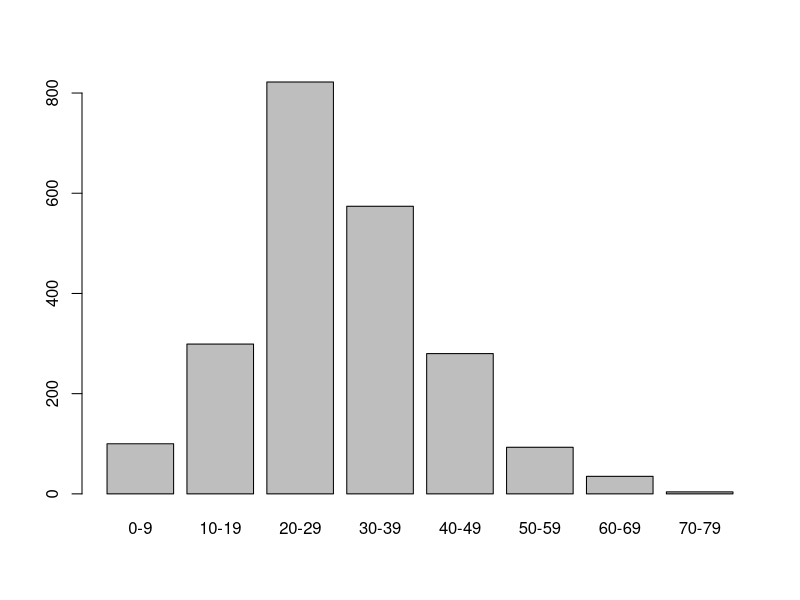
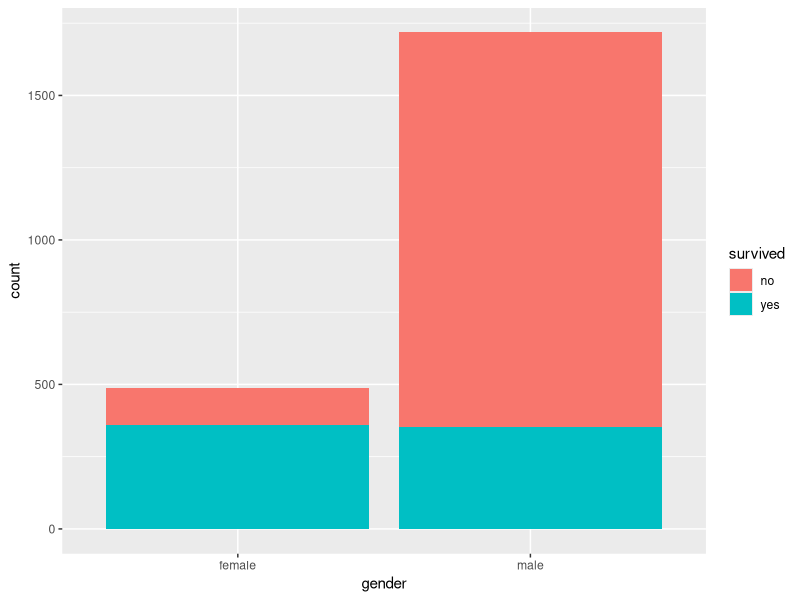
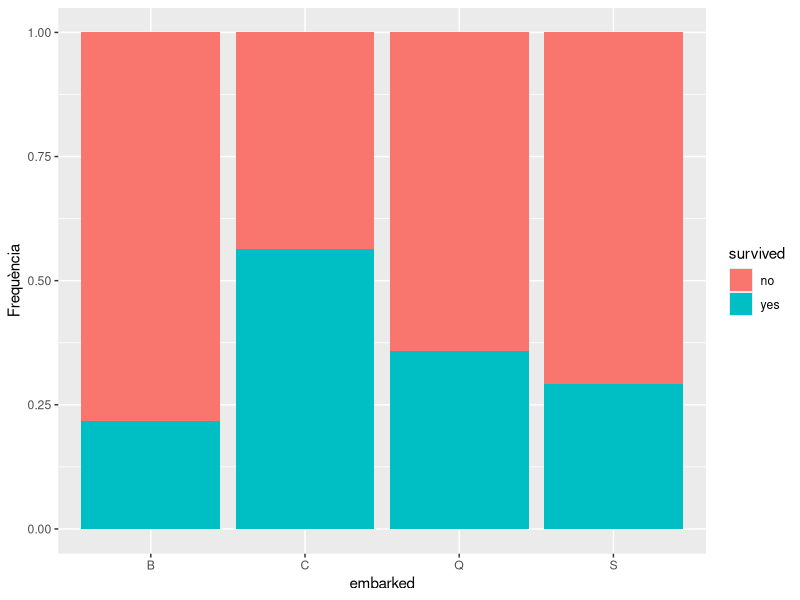
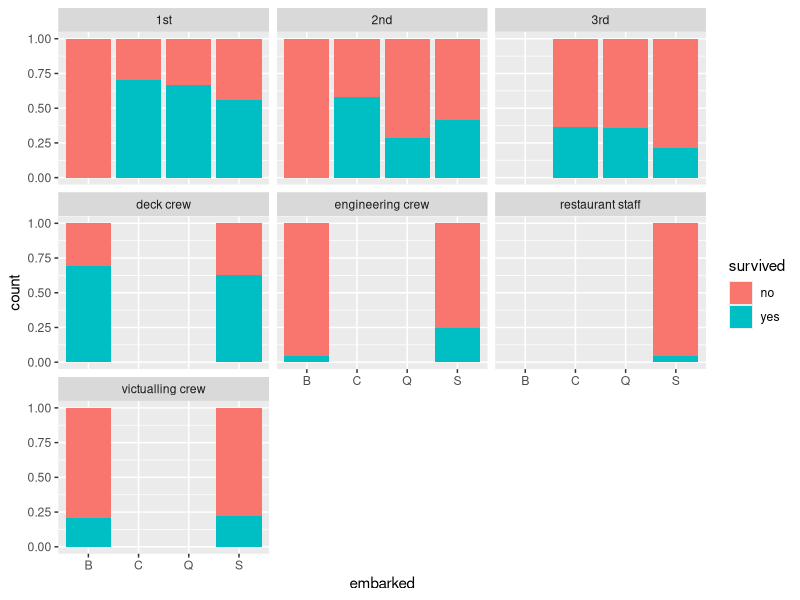
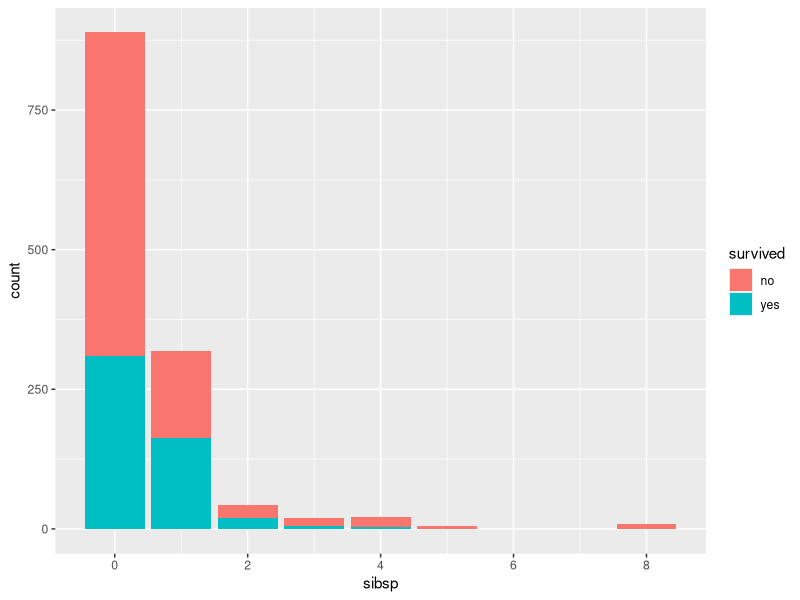
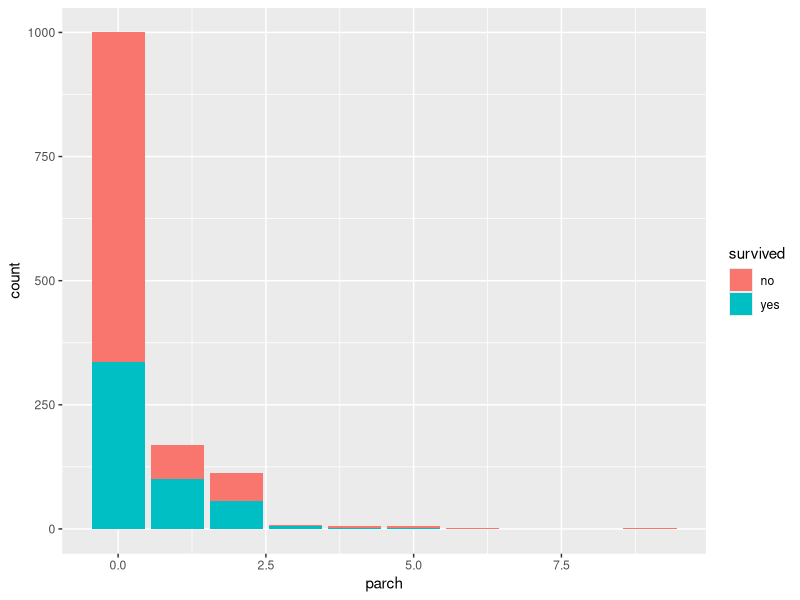
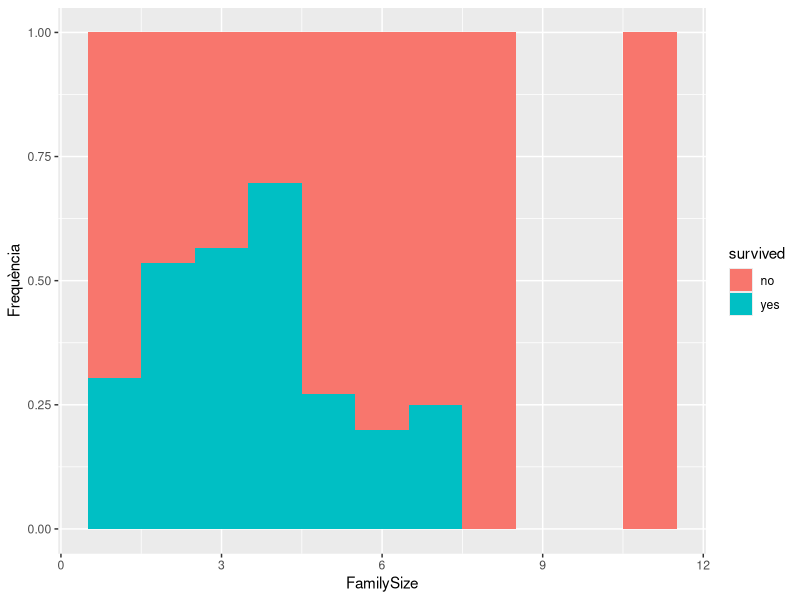
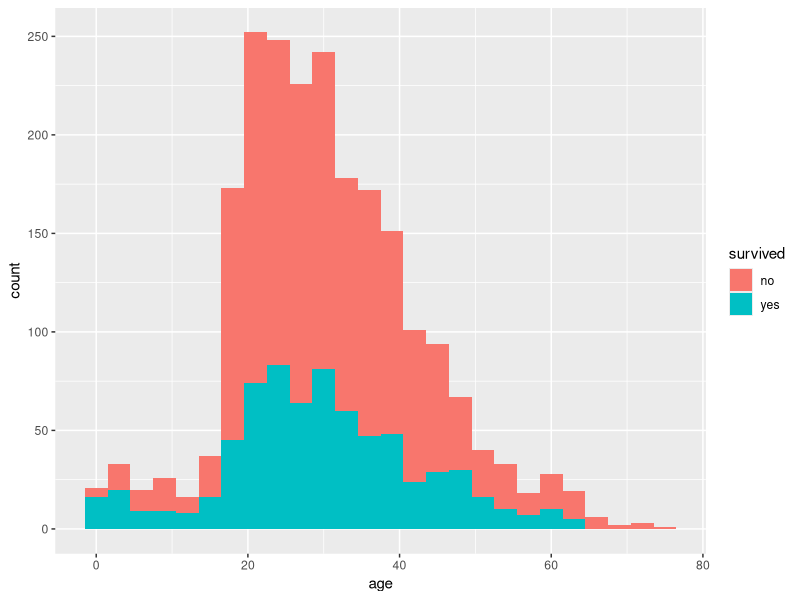

These figures' R source, in order:
## ---- chunk 1
knitr::opts_chunk$set(echo = TRUE)
## ---- chunk 2
# Carreguem els paquets R que utilitzarem
library(ggplot2)
library(dplyr)

# Carreguem el fitxer de dades
totalData <- read.csv('titanic.csv',stringsAsFactors = FALSE)
filas=dim(totalData)[1]


# Verifiquem l'estructura del joc de dades
str(totalData)
## ---- chunk 3
#Estadístiques bàsiques
summary(totalData)

# Estadístiques de valors buits
colSums(is.na(totalData))
colSums(totalData=="")

# Prenem valor "Desconegut" per als valors buits de la variable "country"
totalData$country[totalData$country==""]="Desconegut"

# Prenem la mitjana per a valors buits de la variable "age"
totalData$age[is.na(totalData$age)] <- mean(totalData$age,na.rm=T)
## ---- chunk 4
# Afegim un camp nou a les dades. Aquest valor és l'edat discretitzada amb un mètode simple de intervals d'igual amplitud.
# Veiem com es distribueixen els valors
summary(totalData[,"age"])
# Discretitzem
totalData["segment_edat"] <- cut(totalData$age, breaks = c(0,10,20,30,40,50,60,70,100), labels = c("0-9", "10-19", "20-29", "30-39","40-49","50-59","60-69","70-79"))
# Obervem les dades discretitzades
head(totalData)
# Veiem com s'agrupaven per edat 
plot(totalData$segment_edat)
## ---- chunk 5
# Visualitzem la relació entre les variables "gender" i "survived":
ggplot(data=totalData[1:filas,],aes(x=gender,fill=survived))+geom_bar()

# Un altre punt de vista. Survived com a funció de Embarked:
ggplot(data = totalData[1:filas,],aes(x=embarked,fill=survived))+geom_bar(position="fill")+ylab("Frequència")

## ---- chunk 6
t<-table(totalData[1:filas,]$embarked,totalData[1:filas,]$survived)
for (i in 1:dim(t)[1]){
    t[i,]<-t[i,]/sum(t[i,])*100
}
t
## ---- chunk 7
# Mostrem el gràfic d'embarcats per Pclass:
ggplot(data = totalData[1:filas,],aes(x=embarked,fill=survived))+geom_bar(position="fill")+facet_wrap(~class)
## ---- chunk 8
# Survival com a funció de SibSp i Parch
ggplot(data = totalData[1:filas,],aes(x=sibsp,fill=survived))+geom_bar()
ggplot(data = totalData[1:filas,],aes(x=parch,fill=survived))+geom_bar()
# Veiem com la forma d'aquests dos gràfics és similar. Aquest fet ens pot indicar presència de correlacions altes. Fet previsible en funció de la descripció de les variables.
## ---- chunk 9

# Construïm un atribut nou: family size..
totalData$FamilySize <- totalData$sibsp + totalData$parch +1;
totalData1<-totalData[1:filas,]
ggplot(data = totalData1[!is.na(totalData[1:filas,]$FamilySize),],aes(x=FamilySize,fill=survived))+geom_histogram(binwidth =1,position="fill")+ylab("Frequència")

# Observamos como las familias de 2 a 4 miembros tienen más del 50% de posibilidades de supervivencia.  
## ---- chunk 10
# Survival com a funció de age:
ggplot(data = totalData1[!(is.na(totalData[1:filas,]$age)),],aes(x=age,fill=survived))+geom_histogram(binwidth =3)
ggplot(data = totalData1[!is.na(totalData[1:filas,]$age),],aes(x=age,fill=survived))+geom_histogram(binwidth = 3,position="fill")+ylab("Frequència")
## ---- chunk 11
# Carreguem el joc de dades
#datosAdult <- read.csv('http://archive.ics.uci.edu/ml/machine-learning-databases/adult/adult.data',stringsAsFactors = FALSE, header = FALSE)

# Noms dels atributs
#names(datosAdult) <- c("age","workclass","fnlwgt","education","education-num","marital-status","occupation","relationship","race","sex","capital-gain","capital-loss","hour-per-week","native-country","income")
## ---- chunk 12
# Redacta aquí el codi R per a l'estudi del joc de dades Adult
